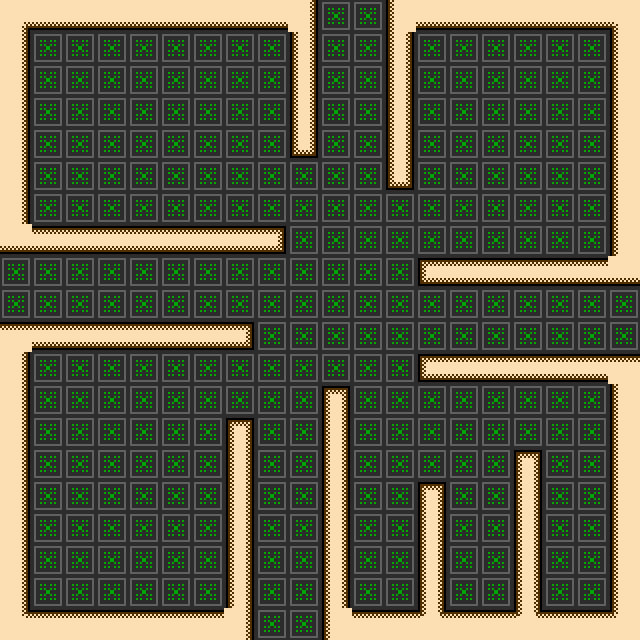

This is a level from a 2D game, rendered from its Tiled map with the project's own tilesets. A one-line summary and the map file follow, with tile-layer data summarised:
An orthogonal 20x20 tile map with 32x32 px tiles, 3 tile layers (Background, Overlay, Collison) and 4 objects (4x spawn).

<map version="1.0" orientation="orthogonal" width="20" height="20" tilewidth="32" tileheight="32">
 <tileset firstgid="1" name="tileset" tilewidth="32" tileheight="32">
  <image source="tileset.png" width="512" height="512" />
 </tileset>
 <layer name="Background" width="20" height="20">
  <data>[400 cells, 400 non-empty, 1 distinct tile ids]</data>
 </layer>
 <layer name="Overlay" width="20" height="20">
  <data>[400 cells, 0 non-empty, 0 distinct tile ids]</data>
 </layer>
 <objectgroup name="Objects" width="20" height="20">
  <object type="spawn" x="320" y="288" width="32" height="32" />
  <object type="spawn" x="480" y="96" width="32" height="32" />
  <object type="spawn" x="96" y="448" width="32" height="32" />
  <object type="spawn" x="128" y="96" width="32" height="32" />
 </objectgroup>
 <layer name="Collison" width="20" height="20">
  <data>[400 cells, 126 non-empty, 15 distinct tile ids]</data>
 </layer>
</map>
